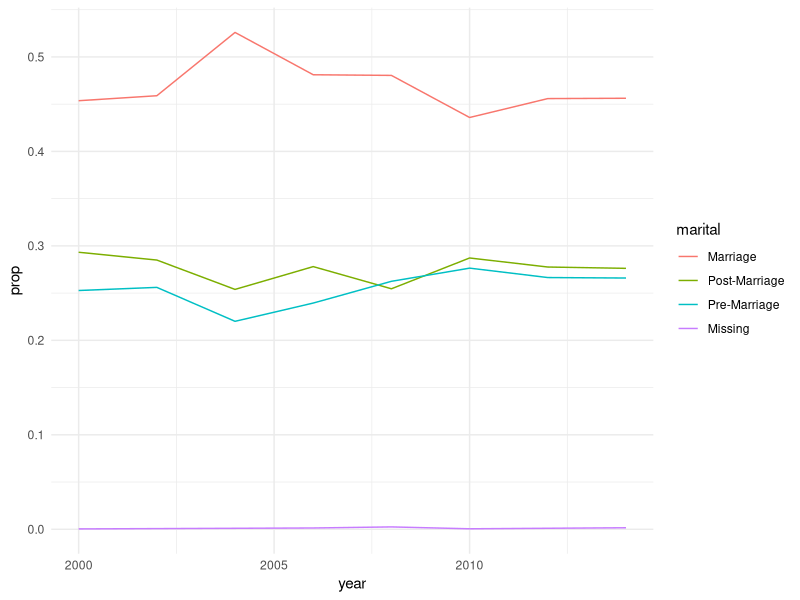
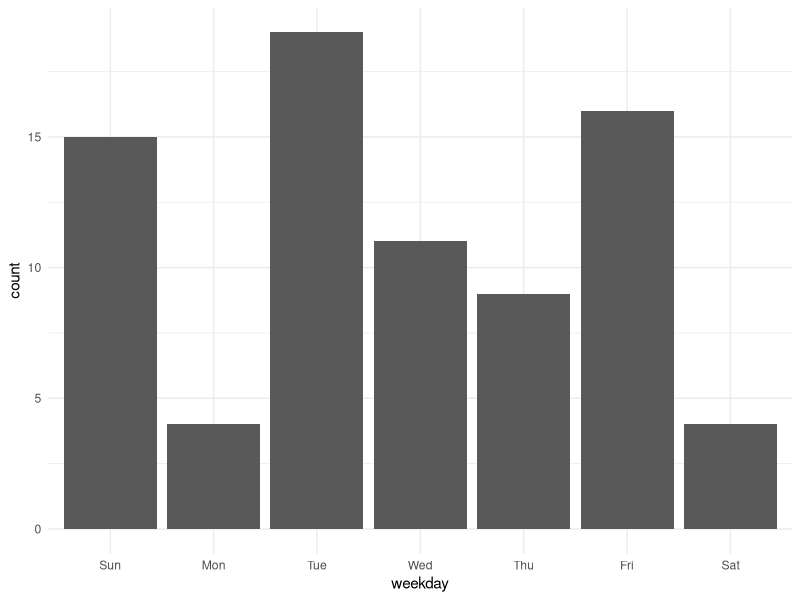

Write the R code that produced these figures, in order.
## ---- chunk 1
knitr::opts_chunk$set(echo = TRUE, comment = NA, fig.align = "center", out.width = "50%", warning = FALSE, message = FALSE)

library(tidyverse)
library(knitr)
library(forcats)
library(ggplot2)
library(lubridate)

data("gss_cat")
data("lakers")

theme_set(theme_minimal())
## ---- chunk 2
marital_gss_cat = gss_cat %>% mutate(
  marital = fct_collapse(marital,
                         "Pre-Marriage" = c("Never married"),
                         "Marriage" = c("Married"),
                         "Post-Marriage" = c("Separated", "Divorced", "Widowed"),
                         "Missing" = c("No answer")
                         )
  ) 

knitr::kable(marital_gss_cat %>% 
  count(marital))
## ---- chunk 3
year_marital_counts = marital_gss_cat %>%
  count(year, marital)

prop_marital_status = year_marital_counts %>%
  group_by(year) %>%
  mutate(prop = n / sum(n))
## ---- chunk 4
ordered_prop_marital = prop_marital_status %>%
  mutate(marital = fct_reorder2(marital, year, prop))
## ---- chunk 5
ggplot(ordered_prop_marital, 
       aes(x = year, y = prop, color = marital)) +
  geom_line()
## ---- chunk 6
lakers %>%
  mutate(date_bad = as_date(date)) %>%
  select(date, date_bad) %>%
  head(n = 6) %>% knitr::kable()
## ---- chunk 7
lakers %>%
  mutate(date_str = as.character(date),
         date_good = ymd(date_str)) %>%
  select(date, date_str, date_good) %>%
  head(n = 6) %>% knitr::kable()
## ---- chunk 8
date_lakers = lakers %>%
  mutate(date_str = as.character(date),
         date_good = ymd(date_str))

date_lakers %>%
  distinct(date_good) %>%
  mutate(weekday = wday(date_good, label = TRUE)) %>%
  ggplot(aes(x = weekday)) +
  geom_bar()
